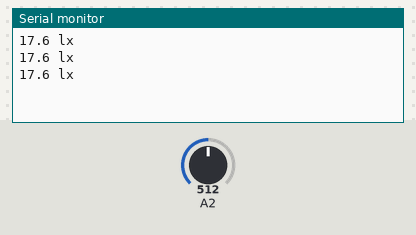
A sketch run on a simulated Arduino Uno, built with avr-gcc and run on an emulated ATmega328P. Parts: the last lines printed to the serial monitor. The test bench sets the inputs (shaded band); at power-on: A2 = 512.

Above: at 1.3 s.
1.4 s: A2 set to 0
At 1.9 s:
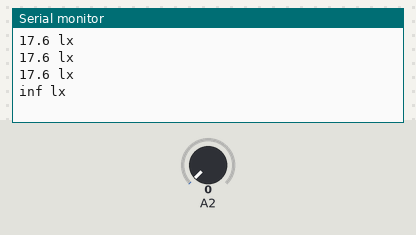
3.5 s: A2 set to 122
At 3.9 s:
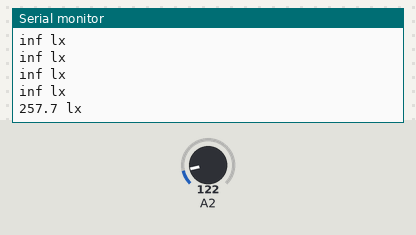

Measured:
- after the input at 1.4 s, the serial monitor: prints a new line after 0.10 s (image 1)
- after the input at 3.5 s, the serial monitor: prints a new line at once (image 2)

The sketch:

cds3.ino
```cpp
void setup() {
  //パソコンとシリアル通信の準備をする
  Serial.begin(9600);
}
void loop() {
  //A2ピンに入力された電圧をA/D変換して変数valへ代入する
  int val = analogRead(2);
  //A/D値から入力電圧を求める
  float volt = (val / 1023.0) * 5;
  //入力電圧からCdSの抵抗値を求める
  float resister = 10000 * volt/(5.0 - volt);
  //CdSの抵抗値から照度を求める
  float illuminance = 4050000 * pow(resister, -1.34);
  //照度を小数1桁までシリアルモニタに出力する
  Serial.print(illuminance, 1);
  //「lx」をシリアルモニタに出力して改行する
  Serial.println(" lx");
  //500ミリ秒待つ
  delay(500);
}
```
